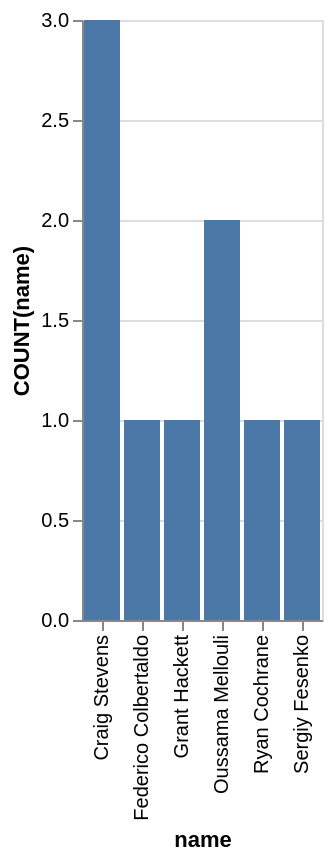

Source (Vega-Lite JSON):
### Vega-Lite specification from a JSON file in a GitHub repository (floating-point values rounded to 4 significant figures)
{"data": {"values": [{"x_data": "Craig Stevens", "y_data": 3}, {"x_data": "Federico Colbertaldo", "y_data": 1}, {"x_data": "Grant Hackett", "y_data": 1}, {"x_data": "Oussama Mellouli", "y_data": 2}, {"x_data": "Ryan Cochrane", "y_data": 1}, {"x_data": "Sergiy Fesenko", "y_data": 1}]}, "mark": "bar", "encoding": {"x": {"field": "x_data", "type": "nominal", "title": "name", "sort": "ascending"}, "y": {"field": "y_data", "type": "quantitative", "title": "COUNT(name)"}}}
